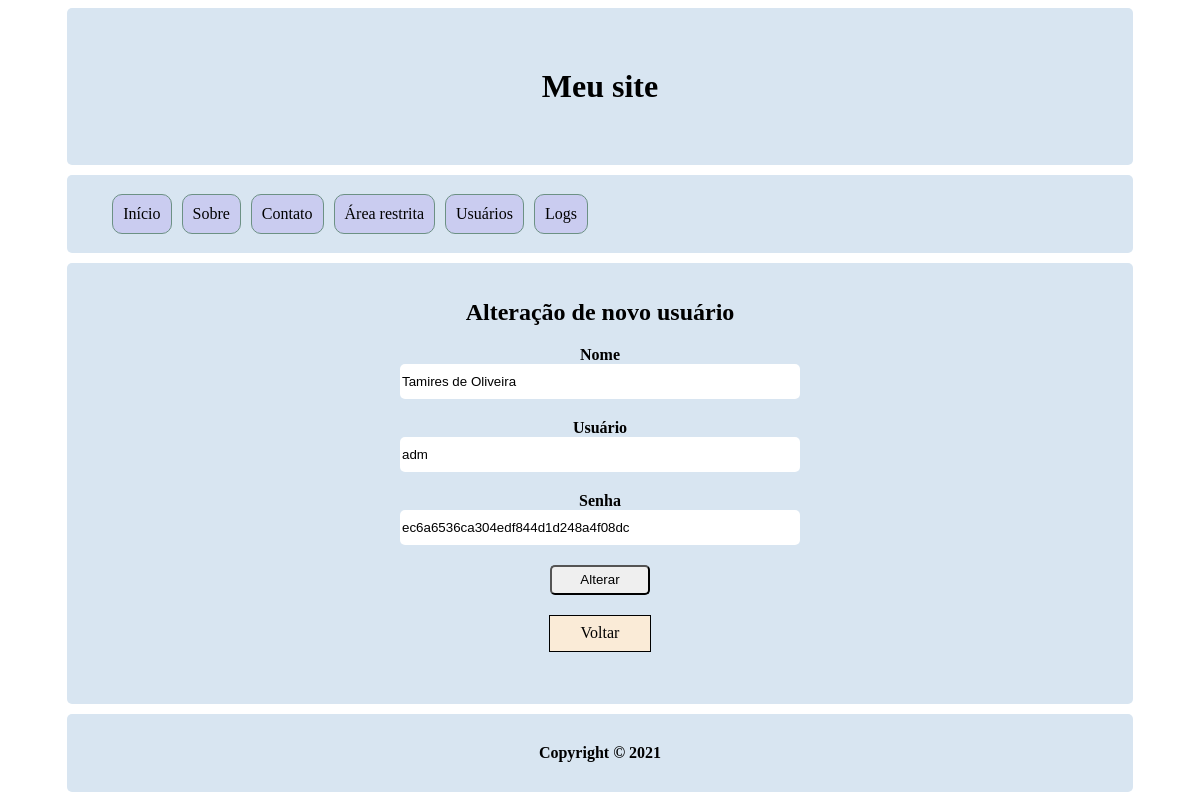
The app's page /?pg=usuario/alterar_usuario&id=9 (signed in) with its own data.
### tables this page shows
CREATE TABLE `usuarios` (
  `id` int NOT NULL AUTO_INCREMENT,
  `nome` varchar(100) DEFAULT NULL,
  `usuario` varchar(45) DEFAULT NULL,
  `senha` varchar(200) DEFAULT NULL,
  `data_hora_criacao` datetime DEFAULT NULL,
  `data_hora_atualizacao` datetime DEFAULT NULL,
  PRIMARY KEY (`id`)
);

### paginas/usuario/alterar_usuario.php (the view, shortened to what this page needs)
<?php
    $id = $_GET["id"];
$sql = "SELECT * FROM usuarios WHERE id =". $id;
$result = $conn->query($sql, PDO::FETCH_ASSOC);
?>
<form method="POST">
    <?php
        while($sql = $result->fetch()){
    ?>
<div id="div-form">
    <h2>Alteração de novo usuário</h2>
        <div>
            <label>Nome</label>
            <input type="text" name="nome" value="<?=$sql['nome']?>" placeholder="Digite seu nome..." />
        </div>
        <div>
            <label>Usuário</label>
            <input type="text" name="usuario" value="<?=$sql['usuario']?>" placeholder="Digite seu usuário..." />
        </div>
        <div>
            <label>Senha</label>
            <input type="senha" name="senha" value="<?=$sql['senha']?>" placeholder="Digite sua senha..." />
        </div>
        <button type="submit">Alterar</button>
    </form>
    <?php
        }
    ?>
<div>
<div id="btn-limpar-sessao">
    <a href="?pg=usuario/usuarios">Voltar</a>
</div>

### css/estilo.css (style rules this page uses)
#div-form { text-align: center; }
form div { margin: 20px; }
form label { display: block; font-weight: bold; }
input, textarea, select { width: 400px; height: 35px; border-radius: 5px; border: none; }
button { width: 100px; height: 30px; border-radius: 5px; }
a { text-decoration: none; color: #000; }
#btn-limpar-sessao { margin: 20px auto; background-color: antiquewhite; border: 1px solid #000; width: 100px; display: table; height: 35px; }
#btn-limpar-sessao a { display: table-cell; vertical-align: middle; }

### records on screen
usuarios: nome "Tamires de Oliveira", usuario "adm", senha "ec6a6536ca304edf844d1d248a4f08dc"
